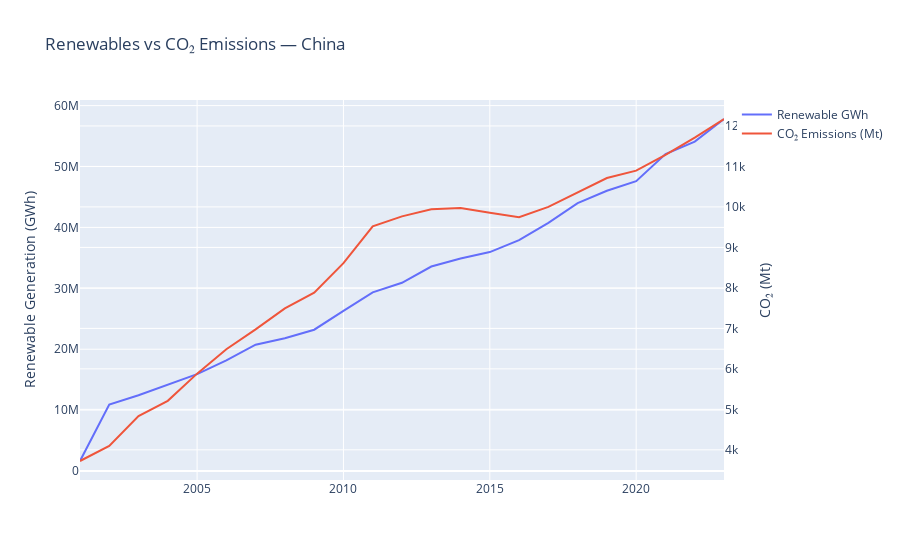

The notebook cell this image was saved under:
### Markdown cell above
How renewable adoption relates to CO₂ emissions

### Code cell
#RQ Renewable adoption vs CO₂ emissions  based on Country
rq4a_sql = """
SELECT
    c.country,
    i.year,
    SUM(i.electricity_generation_gwh) AS renewable_gwh,
    o.co2,
    o.co2_per_capita,
    o.co2_growth_prct
FROM irena_energy i
JOIN country c ON i.iso = c.iso
JOIN owid_co2 o 
    ON i.iso = o.iso AND i.year = o.year
WHERE i.year BETWEEN '2001-01-01' AND '2023-01-01'
GROUP BY c.country, i.year
ORDER BY i.year, c.country;
"""
rq4a_df = run(rq4a_sql)
rq4a_df.head()

#Shows renewable growth vs CO₂ emissions for a selected country.
country = "China"

sub = rq4a_df[rq4a_df["country"] == country]

fig = go.Figure()

fig.add_trace(go.Scatter(
    x=sub["year"], y=sub["renewable_gwh"], name="Renewable GWh", yaxis="y1"
))
fig.add_trace(go.Scatter(
    x=sub["year"], y=sub["co2"], name="CO₂ Emissions (Mt)", yaxis="y2"
))

fig.update_layout(
    title=f"Renewables vs CO₂ Emissions — {country}",
    yaxis=dict(title="Renewable Generation (GWh)"),
    yaxis2=dict(title="CO₂ (Mt)", overlaying="y", side="right"),
)

show_and_save(fig, "rq4a", f"rq4a_dual_axis_{country}")

### Figure 1 — Plotly figure (JSON) as saved in the notebook; plotly's stock layout.template omitted (floating-point values rounded to 4 significant figures)
{"data": [{"name": "Renewable GWh", "type": "scatter", "x": ["2001-01-01", "2002-01-01", "2003-01-01", "2004-01-01", "2005-01-01", "2006-01-01", "2007-01-01", "2008-01-01", "2009-01-01", "2010-01-01", "2011-01-01", "2012-01-01", "2013-01-01", "2014-01-01", "2015-01-01", "2016-01-01", "2017-01-01", "2018-01-01", "2019-01-01", "2020-01-01", "2021-01-01", "2022-01-01", "2023-01-01"], "y": [1645000.0, 10910000.0, 12450000.0, 14200000.0, 15920000.0, 18180000.0, 20740000.0, 21790000.0, 23200000.0, 26300000.0, 29340000.0, 30910000.0, 33580000.0, 34890000.0, 35950000.0, 37920000.0, 40760000.0, 43990000.0, 46010000.0, 47600000.0, 52060000.0, 54080000.0, 57800000.0], "yaxis": "y"}, {"name": "CO₂ Emissions (Mt)", "type": "scatter", "x": ["2001-01-01", "2002-01-01", "2003-01-01", "2004-01-01", "2005-01-01", "2006-01-01", "2007-01-01", "2008-01-01", "2009-01-01", "2010-01-01", "2011-01-01", "2012-01-01", "2013-01-01", "2014-01-01", "2015-01-01", "2016-01-01", "2017-01-01", "2018-01-01", "2019-01-01", "2020-01-01", "2021-01-01", "2022-01-01", "2023-01-01"], "y": [3724.0, 4098.0, 4835.0, 5211.0, 5882.0, 6486.0, 6975.0, 7492.0, 7881.0, 8610.0, 9520.0, 9767.0, 9942.0, 9976.0, 9858.0, 9748.0, 10000.0, 10350.0, 10710.0, 10900.0, 11280.0, 11710.0, 12170.0], "yaxis": "y2"}], "layout": {"title": {"text": "Renewables vs CO₂ Emissions — China"}, "yaxis": {"title": {"text": "Renewable Generation (GWh)"}}, "yaxis2": {"overlaying": "y", "side": "right", "title": {"text": "CO₂ (Mt)"}}}}
